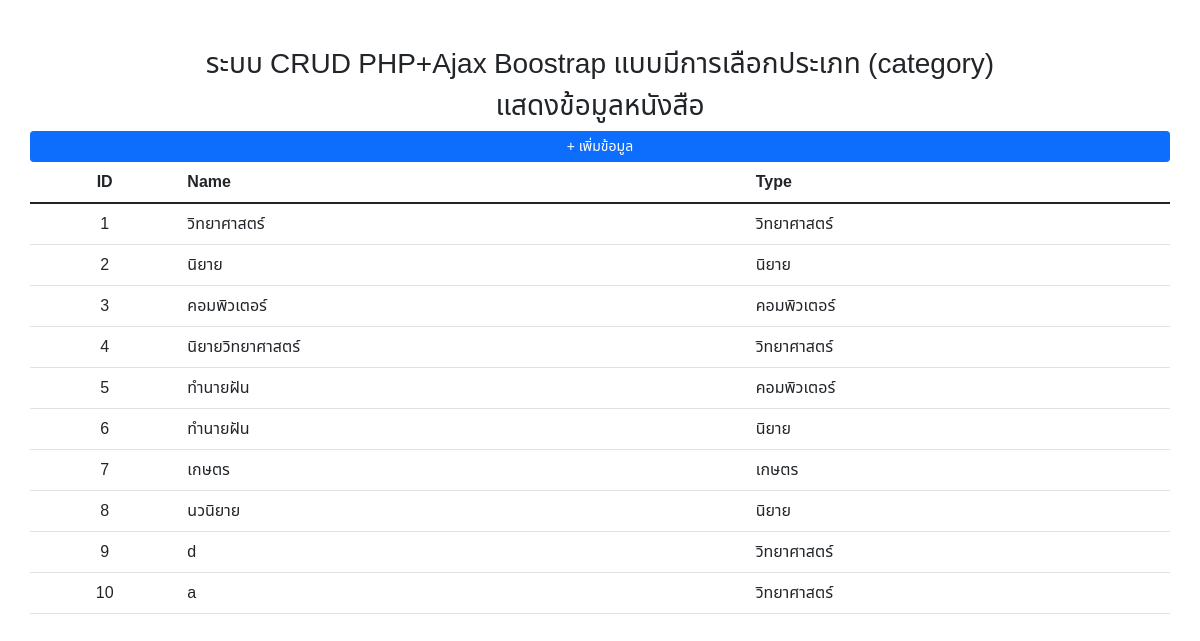
The page / on the database its author committed.
### tables this page shows
CREATE TABLE `book` (
  `book_id` int(11) NOT NULL,
  `book_name` varchar(50) NOT NULL,
  `book_type_id` int(3) NOT NULL
);

CREATE TABLE `type` (
  `book_type_id` int(3) UNSIGNED ZEROFILL NOT NULL,
  `book_type_name` varchar(50) NOT NULL
);

### index.php (the view, shortened to what this page needs)
<!DOCTYPE html>
<html lang="en">
<head>
    <link href="https://cdn.jsdelivr.net/npm/bootstrap@5.1.3/dist/css/bootstrap.min.css" rel="stylesheet">
</head>
<body>
    <div class="container mt-5">
        <div class="row">
            <h3 class="text-center">ระบบ CRUD PHP+Ajax Boostrap แบบมีการเลือกประเภท (category)</h3>
            <h3 class="text-center">แสดงข้อมูลหนังสือ</h3>
            <a href="add_book.php" class="btn btn-primary btn-sm"> + เพิ่มข้อมูล</a>
            <table class="table">
                <thead>
                    <tr>
                        <th class="text-center">ID</th>
                        <th>Name</th>
                        <th>Type</th>
                    </tr>
                </thead>
                <tbody>
                    <?php
                    include "condb.php";
                    $sql = "SELECT * FROM book INNER JOIN type ON book.book_type_id=type.book_type_id";
                    $result = mysqli_query($dbcon, $sql);
                    $count = 0;
                    while ($row_book = mysqli_fetch_array($result)) { ?>
                        <tr>
                            <td class="text-center"><?php echo $count = $count + 1; ?></td>
                            <td><?php echo $row_book['book_name']; ?></td>
                            <td><?php echo $row_book['book_type_name']; ?></td>
                        </tr>
                    <?php } ?>
                </tbody>
            </table>
        </div>
    </div>
</body>
</html>

### index.php (style rules this page uses)
body { font-family: 'Noto Sans Thai', sans-serif; }

### rows shown on the page
book: book_name "วิทยาศาสตร์", book_type.book_type_name "วิทยาศาสตร์"
book: count "2", book_name "นิยาย", book_type.book_type_name "นิยาย"
book: count "3", book_name "คอมพิวเตอร์", book_type.book_type_name "คอมพิวเตอร์"
book: count "4", book_name "นิยายวิทยาศาสตร์", book_type.book_type_name "วิทยาศาสตร์"
book: count "5", book_name "ทำนายฝัน", book_type.book_type_name "คอมพิวเตอร์"
book: count "6", book_name "ทำนายฝัน", book_type.book_type_name "นิยาย"
book: count "7", book_name "เกษตร", book_type.book_type_name "เกษตร"
book: count "8", book_name "นวนิยาย", book_type.book_type_name "นิยาย"
book: count "9", book_name "d", book_type.book_type_name "วิทยาศาสตร์"
book: count "10", book_name "a", book_type.book_type_name "วิทยาศาสตร์"
